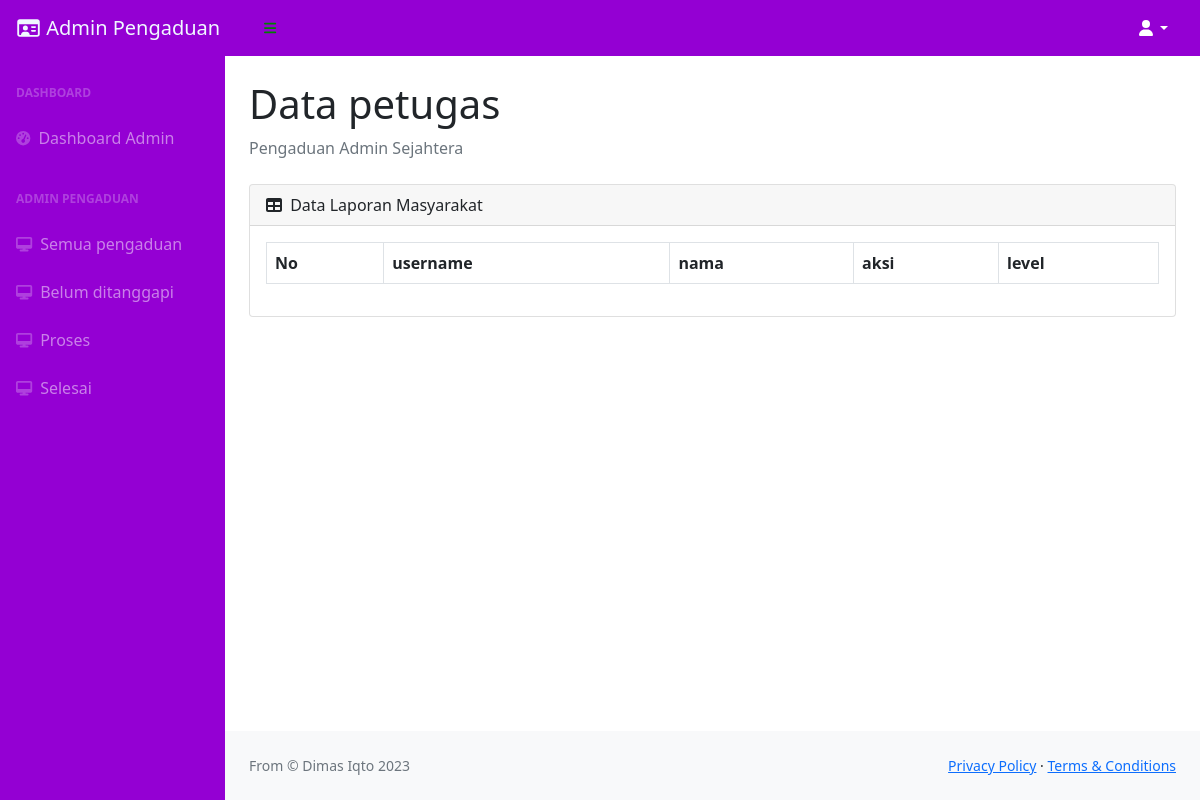
Page /index.php/admin/data_petugas on the earlier database version.
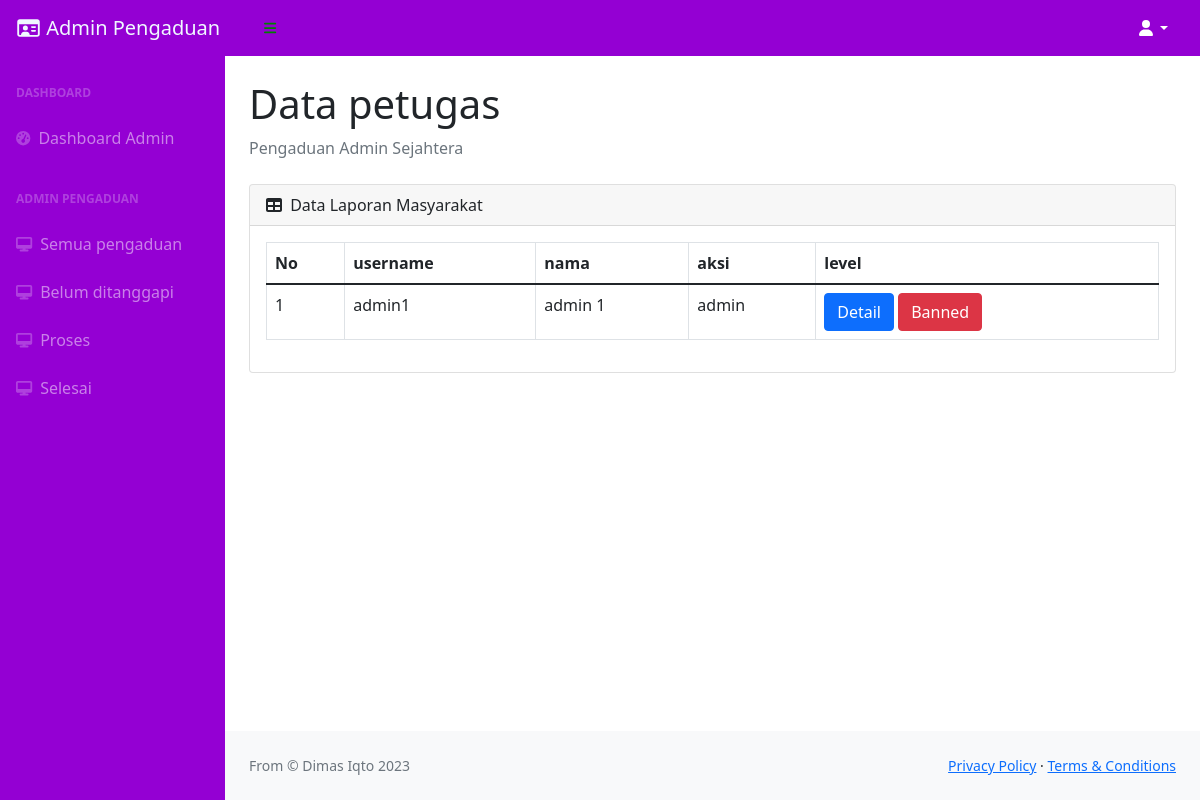
Same page on the later database version.
### tables this page shows
CREATE TABLE `petugas` (
  `id_petugas` int(11) NOT NULL,
  `nama_petugas` varchar(35) NOT NULL,
  `username` varchar(25) NOT NULL,
  `password` varchar(128) NOT NULL,
  `telp` varchar(13) NOT NULL,
  `level` enum('admin','petugas','','') NOT NULL,
  `status` enum('aktif','banned','','') NOT NULL
);

### application/controllers/Admin.php (called while the page is built, shortened)
<?php
class Admin extends CI_Controller
{
        public function data_petugas()
        {
                $m = $this->input->get('m');
                 if($m){
                        $data['petugas'] = $this->db->get('masyarakat')->result_array();
                        $data['m']=1;
                }else{
                        $data['petugas'] = $this->db->get('petugas')->result_array();
                        $data['m']=0;
                  }
                $data['user']  = $this->db->get_where('petugas', ['username' => $this->session->userdata('username')])->row_array();
                $this->load->view('templates_admin/header', $data);
                $this->load->view('templates_admin/topbar');
                $this->load->view('templates_admin/sidebar');
                $this->load->view('Dashboard_admin/data_petugas', $data);
                $this->load->view('templates_admin/footer');
        }
}

### index.php (called while the page is built, shortened)
<?php
require_once BASEPATH.'core/CodeIgniter.php';

### application/views/Dashboard_admin/data_petugas.php (the view, shortened to what this page needs)
<div id="layoutSidenav_content">
    <main>
        <div class="container-fluid px-4">
            <?php
            if($m==1){
            echo '<h1 class="mt-4">Data masyarakat</h1>';
            }else{
            echo '<h1 class="mt-4">Data petugas</h1>';
            }
            ?>
            <ol class="breadcrumb mb-4">
                <li class="breadcrumb-item active">Pengaduan Admin Sejahtera</li>
            </ol>
            <div class="card mb-4">
                <div class="card-header">
                    <i class="fas fa-table me-1"></i>
                    Data Laporan Masyarakat
                </div>
                <div class="card-body">
                <table class="table table-bordered">
                        <thead>
                            <tr>
                                <th>No</th>
                                <th>username</th>
                                <th>nama</th>
                                <th>aksi</th>
                                <?php
            if($m==1){
            echo '<th>nik</th>';
            }else{
            echo '<th>level</th>';
            }
            ?>
                            </tr>
                        </thead>
                        <tbody>
                            <?php
                            $no =1;
                            foreach ($petugas as $k) : ?>
                                <tr>
                                <td><?= $no++ ?></td>
                                    <td><?= $k['username'] ?></td>
                                    <td><?= $k['nama_petugas'] ?></td>
                                    <td>
                                        <?php if($m==1){
                                         echo $k['nik'];
                                       }else{echo $k['level'];}?>
                                    </td>
                                    <td>
                                        <button class="btn btn-primary" data-bs-toggle="modal" data-bs-target="#detailPetugasModal<?= $k['id_petugas']?>">Detail</button>
                                        <?php if($k['status']=='aktif'):?>
                                        <button class="btn btn-danger" data-bs-toggle="modal" data-bs-target="#banPetugasModal<?= $k['id_petugas']?>">Banned</button>
                                        <?php else:?>
                                        <button class="btn btn-success" data-bs-toggle="modal" data-bs-target="#activatePetugasModal<?= $k['id_petugas']?>">Activate</button>
                                        <?php endif?>
                                    </td>
                                </tr>
                            <?php
                            $no++;
                             endforeach ?>
                        </tbody>
                    </table>
                </div>
            </div>
        </div>
    </main>

Differences in the rows shown:
added petugas: username "admin1", nama_petugas "admin 1", level "admin"
